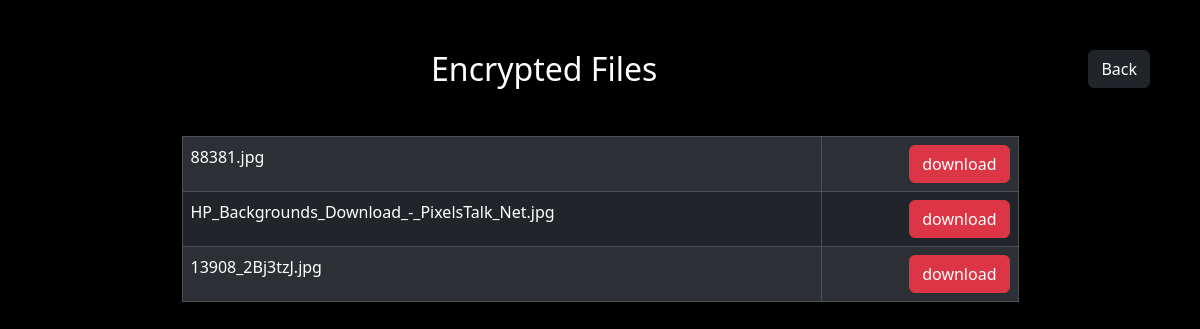
/select/ (signed in), run on the app's committed database.
### app/models.py (models this page shows, shortened)
class EncryptedFile(models.Model):
    algorithm_choices = [
        ('hashes.SHA256', 'hashes.SHA256'),
        ('hashes.SHA384', 'hashes.SHA384'),
        ('hashes.SHA512', 'hashes.SHA512'),
    ]
    user_id = models.ForeignKey(User, on_delete=models.CASCADE)
    file = models.FileField()
    password = models.CharField(max_length=100)
    algorith = models.CharField(max_length=20, choices=algorithm_choices)
    date = models.DateField(auto_now_add=True, null=True)

### app/views.py (the view)
# urls.py: path('select/', views.select),
def select(request):
    tem = request.session['uid']
    vpro = User.objects.get(id=tem)
    encrypted_files = EncryptedFile.objects.filter(user_id=vpro)
    return render(request,'select.html',{'encrypted_files': encrypted_files})

### template/select.html (shortened to what this page needs)
<!DOCTYPE html>
<html lang="en">
    {% load static %}
<head>
    <link href="https://cdn.jsdelivr.net/npm/bootstrap@5.3.2/dist/css/bootstrap.min.css" rel="stylesheet">
</head>
<body>
  <a href="{% url 'userprofile' %}"><button class="btn btn-dark text-white float-end justify-content-around" style="margin-right: 50px;">Back</button></a>
    <div align="center" style="margin-top: 50px;">
    <h2 class="text-white">Encrypted Files</h2>
    <div class="container">
    <table class="table w-75 my-5 table-bordered table-striped table-hover table-dark">
        {% for encrypted_file in encrypted_files %}
        <tr>
          <td>{{ encrypted_file.file }}</td>
          <td align="end"><a href="{{ encrypted_file.file.url }}" download><button class="btn btn-danger ">download</button></a></td>
        </tr>
        {% endfor %}
    </table>
  </div>
    </div>
</body>
</html>

### template/select.html (style rules this page uses)
body { background-color: black; }
tr { background-color: white; }
a { text-decoration: none; color: black; font-size: 18px; }
td { height: 35px; padding-left: 50px; }

### data on the page
EncryptedFile: file "88381.jpg"
EncryptedFile: file "HP_Backgrounds_Download_-_PixelsTalk_Net.jpg"
EncryptedFile: file "13908_2Bj3tzJ.jpg"
